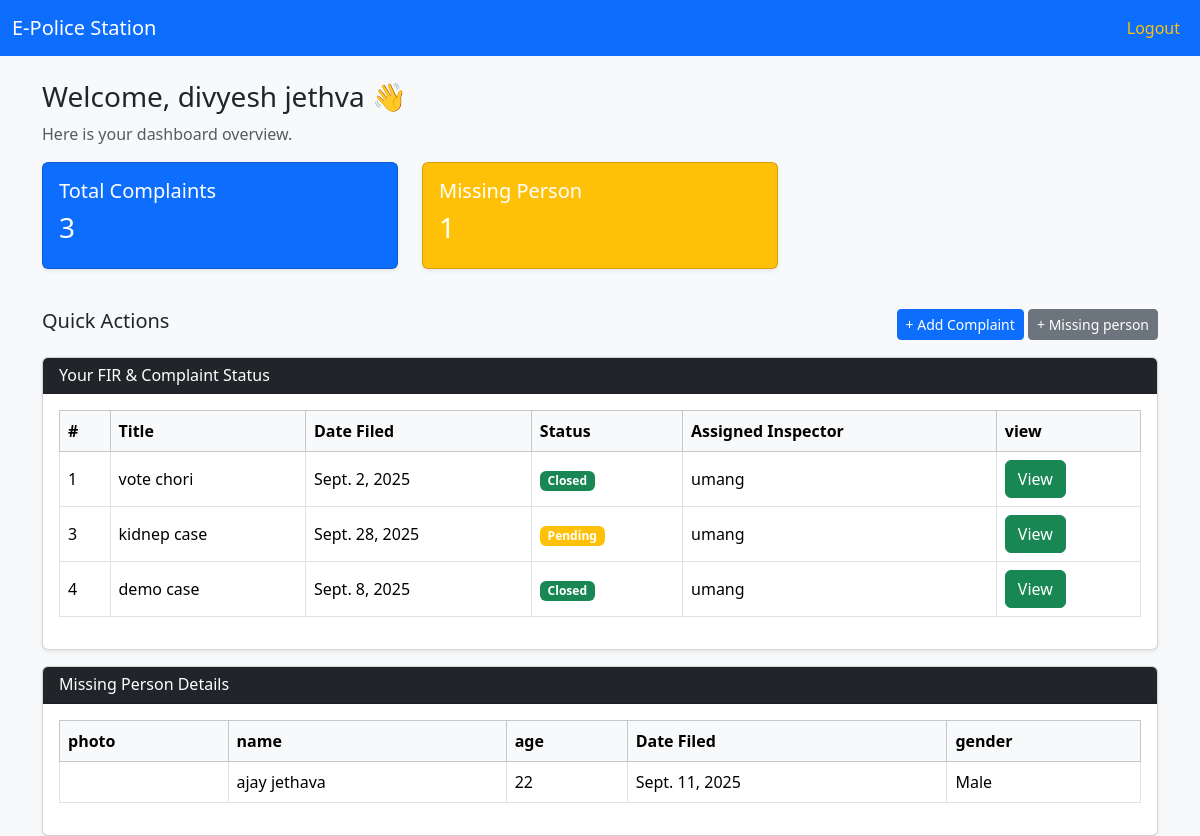
/ (signed in), run on the app's committed database.
### myapp/models.py (models this page shows, shortened)
class Citizen(models.Model):
    name = models.CharField(max_length=60)
    email = models.EmailField()
    address = models.CharField(max_length=100)
    password = models.CharField(max_length=20)
    role = models.CharField(max_length=20,default="citizen")

class Complaint(models.Model):
    citizen = models.ForeignKey(Citizen,on_delete=models.CASCADE)
    title = models.CharField(max_length=50)
    category = models.CharField(max_length=50)
    description = models.CharField(max_length=255)
    locations = models.CharField(max_length=200)
    date = models.DateField()
    time = models.TimeField()
    remark = models.CharField(max_length=200,default="----")
    evidence = models.ImageField(default='',upload_to="evidence")
    status = models.CharField(default='pending')
    Inspector = models.CharField(default="---")

class MissingPerson(models.Model):
    citizen = models.ForeignKey(Citizen,on_delete=models.CASCADE)
    name = models.CharField(max_length=40)
    age = models.IntegerField()
    gender = models.CharField(max_length=15)
    description = models.CharField(max_length=255)
    date = models.DateField()
    photo = models.ImageField(default="",upload_to="missing")

### myapp/views.py (the view)
# urls.py: path('', views.index, name='index'),
def index(request):
    if request.session.get('email'):
        user = Citizen.objects.get(email=request.session['email'])
        if user.role == "citizen":
            complaint = Complaint.objects.filter(citizen=user)
            c = len(complaint)
            missing = MissingPerson.objects.filter(citizen=user)
            m = len(missing)
            return render(request,'citizen.html',{'user':user,'complaint':complaint,"missing":missing,'m':m,'c':c})
        elif user.role == "inspector":
            fir = Complaint.objects.filter(Inspector=user.name)
            f = len(fir)
            return render(request,'inspector.html',{'user':user,'fir':fir,'f':f})
        elif user.role == "commissioner":
            fir = Complaint.objects.all()
            inspector = Inspector.objects.all()
            inlen = len(inspector)
            return render(request,'commissioner.html',{'fir':fir,'inspector':inspector,'inlen':inlen})
    else:
        return render(request,'visitor.html')

### myapp/templates/citizen.html (shortened to what this page needs)
<!doctype html>
<html lang="en">
<head>
  <link href="https://cdn.jsdelivr.net/npm/bootstrap@5.3.2/dist/css/bootstrap.min.css" rel="stylesheet">
</head>
<body class="bg-light">
  <nav class="navbar navbar-expand-lg navbar-dark bg-primary">
    <div class="container-fluid">
      <a class="navbar-brand" href="#">E-Police Station</a>
      <div class="collapse navbar-collapse" id="navbarNav">
        <ul class="navbar-nav ms-auto">
          <li class="nav-item"><a class="nav-link text-warning" href="{% url "logout" %}">Logout</a></li>
        </ul>
      </div>
    </div>
  </nav>
  <div class="container mt-4">
    <h3>Welcome, {{user.name}} 👋</h3>
    <p class="text-muted">Here is your dashboard overview.</p>
    <div class="row mb-4">
      <div class="col-md-4">
        <div class="card text-white bg-primary mb-3 shadow-sm">
          <div class="card-body">
            <h5 class="card-title">Total Complaints</h5>
            <h3>{{c}}</h3>
          </div>
        </div>
      </div>
      <div class="col-md-4">
        <div class="card text-white bg-warning mb-3 shadow-sm">
          <div class="card-body">
            <h5 class="card-title">Missing Person</h5>
            <h3>{{m}}</h3>
          </div>
        </div>
      </div>
    </div>
    <div class="d-flex justify-content-between mb-3">
      <h5>Quick Actions</h5>
      <div>
        <a href="{% url "addfir" %}" class="btn btn-sm btn-primary">+ Add Complaint</a>
        <a href="{% url "missingperson" %}" class="btn btn-sm btn-secondary">+ Missing person</a>
      </div>
    </div>
    <div class="card shadow-sm">
      <div class="card-header bg-dark text-white">
        <h6 class="mb-0">Your FIR & Complaint Status</h6>
      </div>
      <div class="card-body table-responsive">
        <table class="table table-bordered align-middle">
          <thead class="table-light">
            <tr>
              <th>#</th>
              <th>Title</th>
              <th>Date Filed</th>
              <th>Status</th>
              <th>Assigned Inspector</th>
              <th>view</th>
            </tr>
          </thead>
          <tbody>
            {% for i in complaint %}
            <tr>
              <td>{{i.pk}}</td>
              <td>{{i.title}}</td>
              <td>{{i.date}}</td>
              {% if i.status == 'pending' %}
                <td><span class="badge bg-warning">Pending</span></td>
              {% elif i.status == 'closed' %}
                <td><span class="badge bg-success">Closed</span></td>
              {% elif i.status == 'progress' %}
                <td><span class="badge bg-primary">In Progress</span></td>
              {% else %}
                <td><span class="badge bg-primary">--</span></td>
              {% endif %}
              <td>{{i.Inspector}}</td>
              <td><a href="{% url "viewfir" pk=i.pk %}"><button type="button" class="btn btn-success">View</button></a></td>
            </tr>
            {% endfor %}
          </tbody>
        </table>
      </div>
    </div>
    <div class="card shadow-sm">
      <div class="card-header bg-dark text-white">
        <h6 class="mb-0">Missing Person Details</h6>
      </div>
      <div class="card-body table-responsive">
        <table class="table table-bordered align-middle">
          <thead class="table-light">
            <tr>
              <th>photo</th>
              <th>name</th>
              <th>age</th>
              <th>Date Filed</th>
              <th>gender</th>
            </tr>
          </thead>
          <tbody>
            {% for i in missing %}
            <tr>
              <td><img src="{{i.photo.url}}" height="50px" alt=""></td>
              <td>{{i.name}}</td>
              <td>{{i.age}}</td>
              <td>{{i.date}}</td>
              <td>{{i.gender}}</td>
            </tr>
            {% endfor %}
          </tbody>
        </table>
      </div>
    </div>
  </div>
</body>
</html>

### data on the page
Citizen: name "divyesh jethva"
Complaint: pk "1", title "vote chori", date "Sept. 2, 2025", status "Closed", Inspector "umang"
Complaint: pk "3", title "kidnep case", date "Sept. 28, 2025", status "Pending", Inspector "umang"
Complaint: pk "4", title "demo case", date "Sept. 8, 2025", status "Closed", Inspector "umang"
MissingPerson: name "ajay jethava", age "22", date "Sept. 11, 2025", gender "Male"

### other printed values
{{ c }} "3"
{{ m }} "1"
